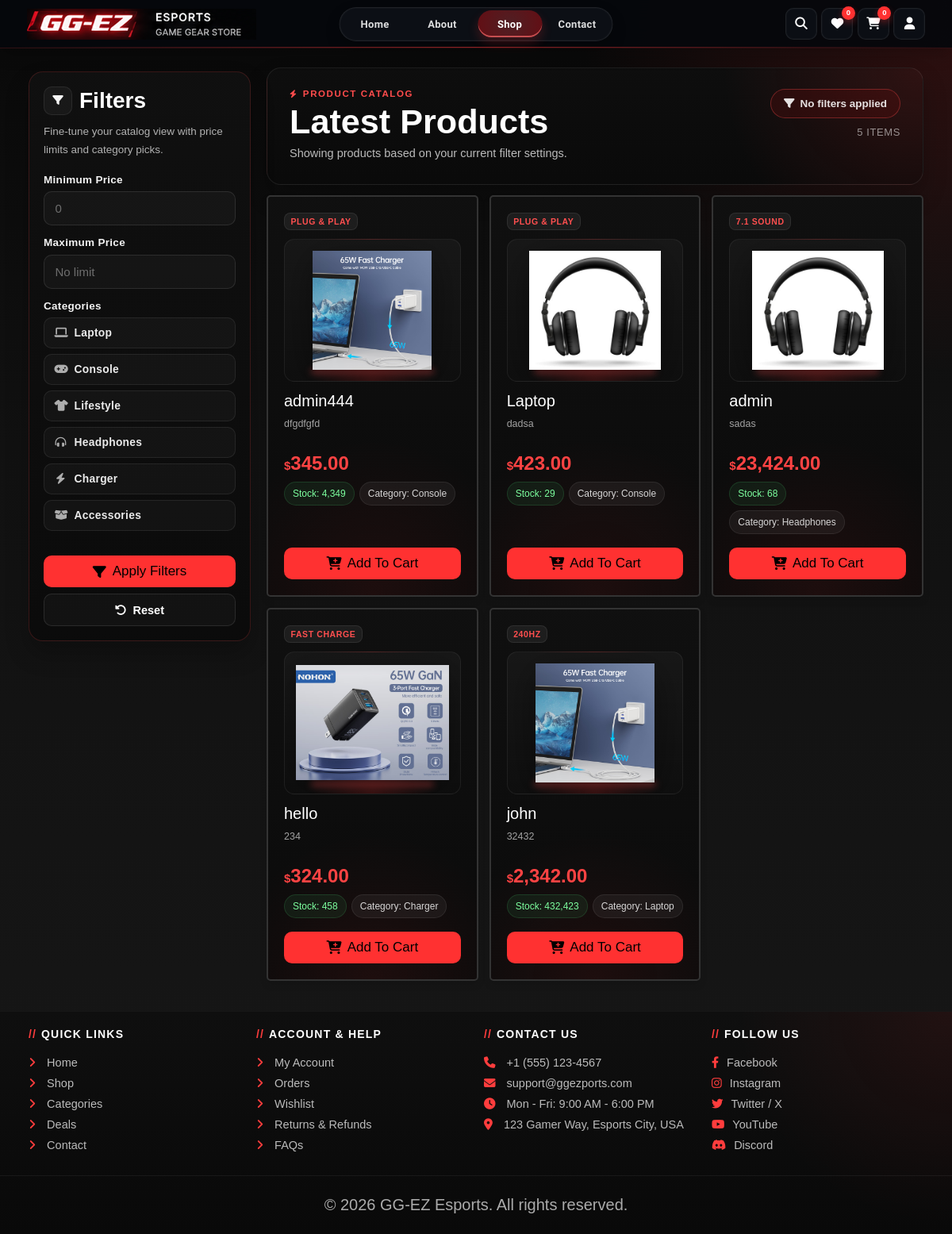
The page /shop.php on the database its author committed.
### tables this page shows
CREATE TABLE `products` (
  `id` int(100) NOT NULL,
  `name` varchar(100) NOT NULL,
  `details` varchar(500) NOT NULL,
  `price` int(10) NOT NULL,
  `image_01` varchar(100) NOT NULL,
  `image_02` varchar(100) NOT NULL,
  `image_03` varchar(100) NOT NULL,
  `category` enum('Laptop','Console','Lifestyle','Headphones','Charger','Accessories') NOT NULL,
  `stock` int(11) NOT NULL DEFAULT 0,
  `created_at` timestamp NOT NULL DEFAULT current_timestamp()
);

### shop.php (the view, shortened to what this page needs)
<?php
include 'components/connect.php';
$category_options = [
    'Laptop',
    'Console',
    'Lifestyle',
    'Headphones',
    'Charger',
    'Accessories',
];
function shop_category_icon(string $category): string
{
    $icons = [
        'Laptop' => 'fas fa-laptop',
        'Console' => 'fas fa-gamepad',
        'Lifestyle' => 'fas fa-shirt',
        'Headphones' => 'fas fa-headphones-alt',
        'Charger' => 'fas fa-bolt',
        'Accessories' => 'fas fa-box-open',
    ];
    return $icons[$category] ?? 'fas fa-tag';
}
function shop_category_badge(string $category): string
{
    $badges = [
        'Laptop' => '240Hz',
        'Console' => 'Plug & Play',
        'Lifestyle' => 'Daily Gear',
        'Headphones' => '7.1 Sound',
        'Charger' => 'Fast Charge',
        'Accessories' => 'Pro Kit',
    ];
    return $badges[$category] ?? 'Featured';
}
function shop_card_badge(string $category, string $name, string $details): string
{
    $source = strtoupper($name . ' ' . $details);
    return shop_category_badge($category);
}
function shop_card_subtitle(string $category, string $details): string
{
    $clean_details = trim(preg_replace('/\s+/', ' ', $details));
    if ($clean_details !== '') {
        return strlen($clean_details) > 48 ? substr($clean_details, 0, 45) . '...' : $clean_details;
    }
    return shop_category_summary($category);
}
$min_price = isset($_GET['min_price']) ? max(0, (float) $_GET['min_price']) : 0;
$max_price = isset($_GET['max_price']) && (float) $_GET['max_price'] > 0 ? (float) $_GET['max_price'] : 999999;
$selected_categories = isset($_GET['category']) && is_array($_GET['category']) ? array_values(array_intersect($category_options, $_GET['category'])) : [];
$has_custom_max = isset($_GET['max_price']) && (float) $_GET['max_price'] > 0;
$active_filter_count = ($min_price > 0 ? 1 : 0) + ($has_custom_max ? 1 : 0) + count($selected_categories);
$filter_status_text = $active_filter_count === 0
    ? 'No filters applied'
    : $active_filter_count . ' filter' . ($active_filter_count === 1 ? '' : 's') . ' applied';
$query = "SELECT * FROM `products` WHERE `price` BETWEEN :min_price AND :max_price";
$params = [
    ':min_price' => $min_price,
    ':max_price' => $max_price,
];
$query .= " ORDER BY created_at DESC";
$select_products = $conn->prepare($query);
$select_products->execute($params);
$product_count = $select_products->rowCount();
?>
<!DOCTYPE html>
<html lang="en">
<head>
    <link rel="stylesheet" href="https://cdnjs.cloudflare.com/ajax/libs/font-awesome/6.1.1/css/all.min.css">
    <link rel="stylesheet" href="css/style.css">
</head>
<body class="shop-page">
<?php include 'components/user_header.php'; ?>
<section class="shop-catalog-shell">
    <aside class="shop-filter-panel">
        <div class="shop-filter-card">
            <div class="shop-filter-head">
                <div class="shop-filter-title">
                    <span class="shop-filter-title-icon"><i class="fas fa-filter"></i></span>
                    <h2>Filters</h2>
                </div>
                <p>Fine-tune your catalog view with price limits and category picks.</p>
            </div>
            <form action="" method="get" class="shop-filter-form">
                <div class="filter-group">
                    <label for="min_price">Minimum Price</label>
                    <input id="min_price" type="number" name="min_price" placeholder="0" value="<?= htmlspecialchars((string) ($min_price > 0 ? $min_price : ''), ENT_QUOTES, 'UTF-8'); ?>" min="0">
                </div>
                <div class="filter-group">
                    <label for="max_price">Maximum Price</label>
                    <input id="max_price" type="number" name="max_price" placeholder="No limit" value="<?= htmlspecialchars((string) ($has_custom_max ? $max_price : ''), ENT_QUOTES, 'UTF-8'); ?>" min="0">
                </div>
                <div class="filter-group">
                    <span class="filter-label">Categories</span>
                    <div class="category-filter-grid">
                        <?php foreach ($category_options as $category): ?>
                            <label class="category-chip">
                                <span class="category-chip-shell">
                                    <i class="<?= htmlspecialchars(shop_category_icon($category), ENT_QUOTES, 'UTF-8'); ?>"></i>
                                    <span><?= htmlspecialchars($category, ENT_QUOTES, 'UTF-8'); ?></span>
                                </span>
                            </label>
                        <?php endforeach; ?>
                    </div>
                </div>
                <div class="shop-filter-actions">
                    <button type="submit" class="btn shop-apply-btn">
                        <i class="fas fa-filter"></i>
                        <span>Apply Filters</span>
                    </button>
                    <a href="shop.php" class="shop-reset-btn">
                        <i class="fas fa-rotate-left"></i>
                        <span>Reset</span>
                    </a>
                </div>
            </form>
        </div>
    </aside>
    <div class="shop-products">
        <div class="shop-products-head">
            <div class="shop-products-copy">
                <span class="shop-kicker"><i class="fas fa-bolt"></i> Product Catalog</span>
                <h1 class="heading">Latest Products</h1>
                <p>Showing products based on your current filter settings.</p>
            </div>
            <div class="shop-products-status">
                <span class="shop-filter-status <?= $active_filter_count === 0 ? 'is-muted' : ''; ?>">
                    <i class="fas fa-filter"></i>
                    <span><?= htmlspecialchars($filter_status_text, ENT_QUOTES, 'UTF-8'); ?></span>
                </span>
                <span class="shop-results-count">
                    <?= $product_count; ?> item<?= $product_count === 1 ? '' : 's'; ?>
                </span>
            </div>
        </div>
        <section class="products shop-products-grid">
            <div class="box-container">
                <?php
                if ($product_count > 0) {
                    while ($fetch_product = $select_products->fetch(PDO::FETCH_ASSOC)) {
                        $check_order = $conn->prepare("SELECT SUM(quantity) AS total_ordered FROM `cart` WHERE pid = ?");
                        $check_order->execute([$fetch_product['id']]);
                        $order_data = $check_order->fetch(PDO::FETCH_ASSOC);
                        $total_ordered = $order_data['total_ordered'] ?? 0;
                        $available_stock = (int) $fetch_product['stock'] - (int) $total_ordered;
                        $product_name = htmlspecialchars($fetch_product['name'], ENT_QUOTES, 'UTF-8');
                        $product_image = htmlspecialchars($fetch_product['image_01'], ENT_QUOTES, 'UTF-8');
                        $product_category = htmlspecialchars($fetch_product['category'], ENT_QUOTES, 'UTF-8');
                        $product_details = (string) $fetch_product['details'];
                        $product_badge = htmlspecialchars(shop_card_badge($fetch_product['category'], $fetch_product['name'], $product_details), ENT_QUOTES, 'UTF-8');
                        $product_subtitle = htmlspecialchars(shop_card_subtitle($fetch_product['category'], $product_details), ENT_QUOTES, 'UTF-8');
                        ?>
                        <?php if ($available_stock > 0): ?>
                            <form action="" method="post" class="box shop-product-card">
                                <div class="shop-card-badge-row">
                                    <span class="shop-card-badge"><?= $product_badge; ?></span>
                                </div>
                                <div class="shop-card-media">
                                    <img src="uploaded_img/<?= $product_image; ?>" alt="<?= $product_name; ?>">
                                </div>
                                <div class="shop-card-content">
                                    <div class="name"><?= $product_name; ?></div>
                                    <p class="shop-card-subtitle"><?= $product_subtitle; ?></p>
                                    <div class="price"><span>$</span><?= number_format((float) $fetch_product['price'], 2); ?></div>
                                    <div class="shop-product-meta">
                                        <span class="shop-meta-pill is-stock">Stock: <?= number_format($available_stock); ?></span>
                                        <span class="shop-meta-pill">Category: <?= $product_category; ?></span>
                                    </div>
                                    <button type="submit" class="btn shop-card-cart-btn" name="add_to_cart">
                                        <i class="fas fa-cart-plus"></i>
                                        <span>Add to Cart</span>
                                    </button>
                                </div>
                            </form>
                        <?php endif; ?>
                        <?php
                    }
                } else {
                    echo '<p class="empty">No products found!</p>';
                }
                ?>
            </div>
        </section>
    </div>
</section>
<?php include 'components/footer.php'; ?>
</body>
</html>

### components/user_header.php (shortened to what this page needs)
<?php
   $current_page = basename($_SERVER['PHP_SELF'] ?? '');
   $total_wishlist_counts = 0;
   $total_cart_counts = 0;
?>
<header class="header">
   <section class="flex">
      <a href="home.php" class="logo" aria-label="GG-EZ Esports home">
         <img src="images/new.png" alt="GG-EZ Esports" class="logo-image">
      </a>
      <nav class="navbar">
         <a href="home.php" class="<?= $current_page === 'home.php' ? 'active' : ''; ?>">Home</a>
         <a href="about.php" class="<?= $current_page === 'about.php' ? 'active' : ''; ?>">About</a>
         <a href="shop.php" class="<?= $current_page === 'shop.php' ? 'active' : ''; ?>">Shop</a>
         <a href="contact.php" class="<?= $current_page === 'contact.php' ? 'active' : ''; ?>">Contact</a>
      </nav>
      <div class="icons">
         <a href="search_page.php" class="icon-btn" aria-label="Search">
            <i class="fas fa-search"></i>
         </a>
         <a href="wishlist.php" class="icon-btn has-badge" aria-label="Wishlist">
            <i class="fas fa-heart"></i>
            <span class="icon-count"><?= $total_wishlist_counts; ?></span>
         </a>
         <a href="cart.php" class="icon-btn has-badge" aria-label="Cart">
            <i class="fas fa-shopping-cart"></i>
            <span class="icon-count"><?= $total_cart_counts; ?></span>
         </a>
         <button id="user-btn" class="icon-btn profile-toggle" type="button" aria-label="Open account menu">
            <i class="fas fa-user"></i>
         </button>
      </div>
   </section>
</header>

### components/footer.php
<footer class="footer">
   <section class="grid">
      <div class="box">
         <h3>Quick Links</h3>
         <a href="home.php"> <i class="fas fa-angle-right"></i> Home</a>
         <a href="shop.php"> <i class="fas fa-angle-right"></i> Shop</a>
         <a href="home.php#categories"> <i class="fas fa-angle-right"></i> Categories</a>
         <a href="home.php#top-sellers"> <i class="fas fa-angle-right"></i> Deals</a>
         <a href="contact.php"> <i class="fas fa-angle-right"></i> Contact</a>
      </div>
      <div class="box">
         <h3>Account &amp; Help</h3>
         <a href="profile.php"> <i class="fas fa-angle-right"></i> My Account</a>
         <a href="orders.php"> <i class="fas fa-angle-right"></i> Orders</a>
         <a href="wishlist.php"> <i class="fas fa-angle-right"></i> Wishlist</a>
         <a href="return.php"> <i class="fas fa-angle-right"></i> Returns &amp; Refunds</a>
         <a href="contact.php"> <i class="fas fa-angle-right"></i> FAQs</a>
      </div>
      <div class="box">
         <h3>Contact Us</h3>
         <a href="tel:+15551234567"><i class="fas fa-phone"></i> +1 (555) 123-4567</a>
         <a href="mailto:support@ggezports.com"><i class="fas fa-envelope"></i> support@ggezports.com</a>
         <a href="contact.php"><i class="fas fa-clock"></i> Mon - Fri: 9:00 AM - 6:00 PM</a>
         <a href="https://www.google.com/maps/search/123+Gamer+Way+Esports+City+USA" target="_blank" rel="noopener noreferrer"><i class="fas fa-map-marker-alt"></i> 123 Gamer Way, Esports City, USA</a>
      </div>
      <div class="box">
         <h3>Follow Us</h3>
         <a href="#"><i class="fab fa-facebook-f"></i>Facebook</a>
         <a href="#"><i class="fab fa-instagram"></i>Instagram</a>
         <a href="#"><i class="fab fa-twitter"></i>Twitter / X</a>
         <a href="#"><i class="fab fa-youtube"></i>YouTube</a>
         <a href="#"><i class="fab fa-discord"></i>Discord</a>
      </div>
   </section>
   <div class="credit">&copy; <?= date('Y'); ?> GG-EZ Esports. All rights reserved.</div>
</footer>

### rows shown on the page
products: product_badge "PLUG & PLAY", image_01 (picture), name "admin444", details "dfgdfgfd", price "345.00", available_stock "4,349", category "Console"
products: product_badge "PLUG & PLAY", image_01 (picture), name "Laptop", details "dadsa", price "423.00", stock "29", category "Console"
products: product_badge "7.1 SOUND", image_01 (picture), name "admin", details "sadas", price "23,424.00", stock "68", category "Headphones"
products: product_badge "FAST CHARGE", image_01 (picture), name "hello", details "234", price "324.00", stock "458", category "Charger"
products: product_badge "240HZ", image_01 (picture), name "john", details "32432", price "2,342.00", available_stock "432,423", category "Laptop"

### other values the page prints
$total_wishlist_counts "0"
$total_cart_counts "0"
$category "Laptop"
$category "Console"
$category "Lifestyle"
$category "Headphones"
$category "Charger"
$category "Accessories"
$filter_status_text "No filters applied"
$product_count "5"
